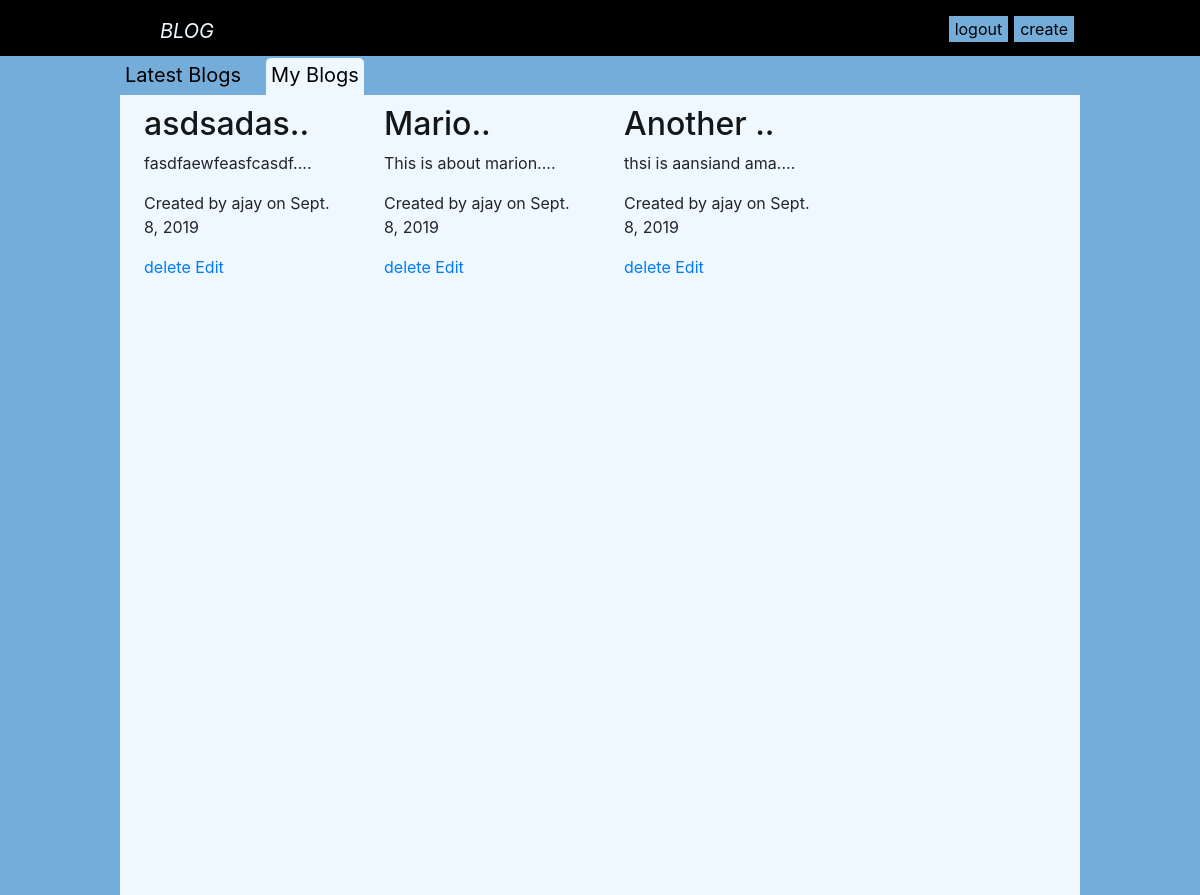
/articles/myblogs (signed in), run on an earlier commit of the app's database.
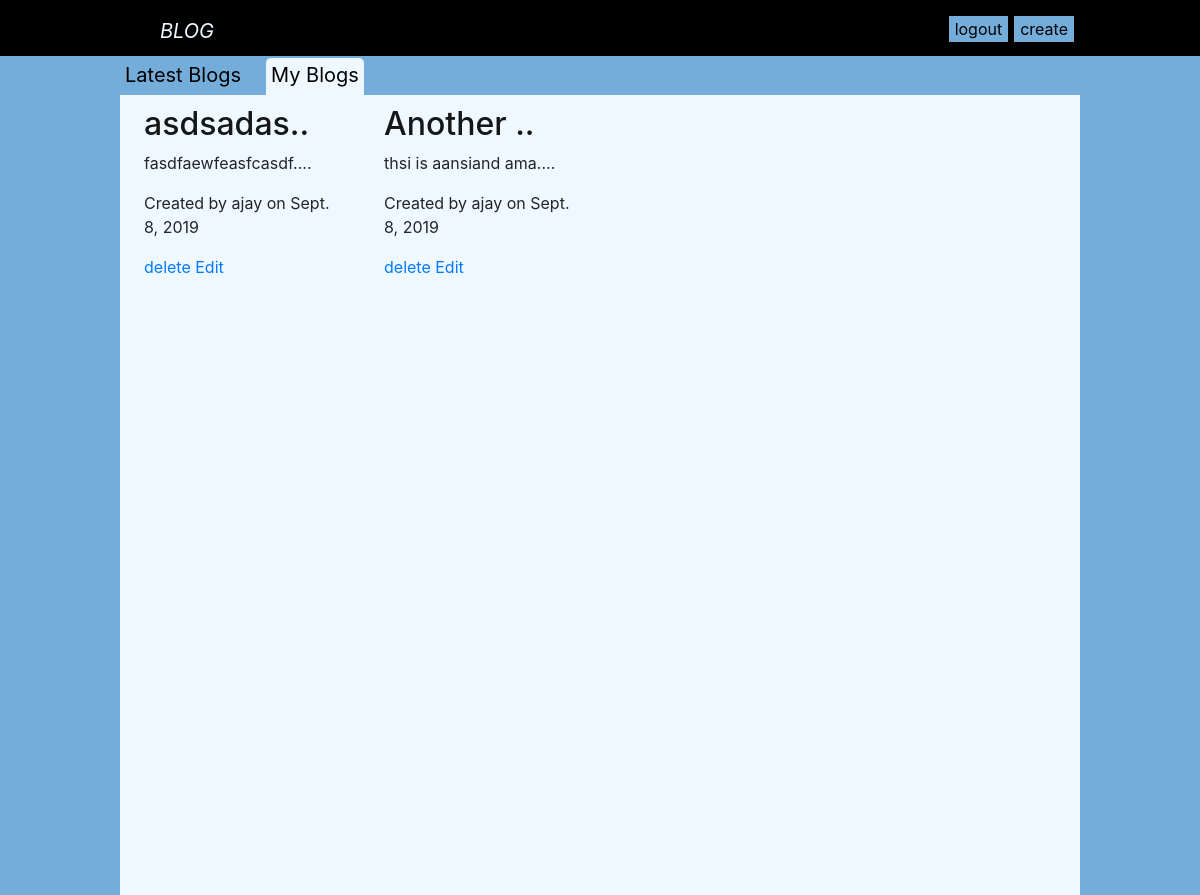
And on a later commit of the database.
### articles/models.py (models this page shows, shortened)
class Article(models.Model):
	title=models.CharField(max_length=100)
	slug=models.SlugField()
	body=models.TextField()
	date=models.DateField(auto_now_add=True)
	thumb=models.ImageField(blank=False,upload_to='media/')
	author=models.ForeignKey(User,on_delete=models.CASCADE)
	def __str__(self):
		return self.title
	def reduce(self):
		return self.body[:20] + "...."
	def titleReduce(self):
		return self.title[:8]+".."

### articles/views.py (the view)
# urls.py: path('myblogs',views.myblogs,name='myblogs'),
def myblogs(request):
	myblogs=Article.objects.filter(author=request.user)
	print(myblogs)
	context={
		'myblogs':myblogs,
	}
	return render(request,'articles/myblog.html',context)

### articles/templates/articles/myblog.html (shortened to what this page needs)
{% extends 'base.html' %}
{% block content %}
	<div id="container">
		<ul id='sub-nav'>
			{% if request.path == '/' or request.path == '/articles/' %}
			<li id="header"><a class="blog_type selected" href="{% url 'home' %}">Latest Blogs</a></li>
			{% if user.is_authenticated %}
			<li id="header"><a class="blog_type" href="{% url 'articles:myblogs' %}">My Blogs</a></li>
		</ul>
			{% endif %}
			{% else %}
			<li id="header"><a class="blog_type" href="{% url 'home' %}">Latest Blogs</a></li>
			{% if user.is_authenticated %}
			<li id="header"><a class="blog_type selected" href="{% url 'articles:myblogs' %}">My Blogs</a></li>
		</ul>
			{% endif %}
			{% endif %}
		<div id="article-space">
	{% for articles in myblogs %}
		<div class='article'>
		<h2><a href="{% url 'articles:details' slug=articles.slug %}">{{articles.titleReduce}}</a></h2>
		<p>{{articles.reduce}}</p>
		<p>Created by {{articles.author}} on {{articles.date}}</p>
	<p><a href="{% url 'articles:delete' delete_post=articles.slug %}">delete </a>  <a href="{% url 'articles:edit' edit_post=articles.slug %}">Edit</a></p>
		</div>
	{% endfor %}
	</div>
</div>
{% endblock %}

What changed in the data, as far as the page shows it:
removed Article: titleReduce "Mario..", reduce "This is about marion....", author "ajay", date "Sept. 8, 2019"
